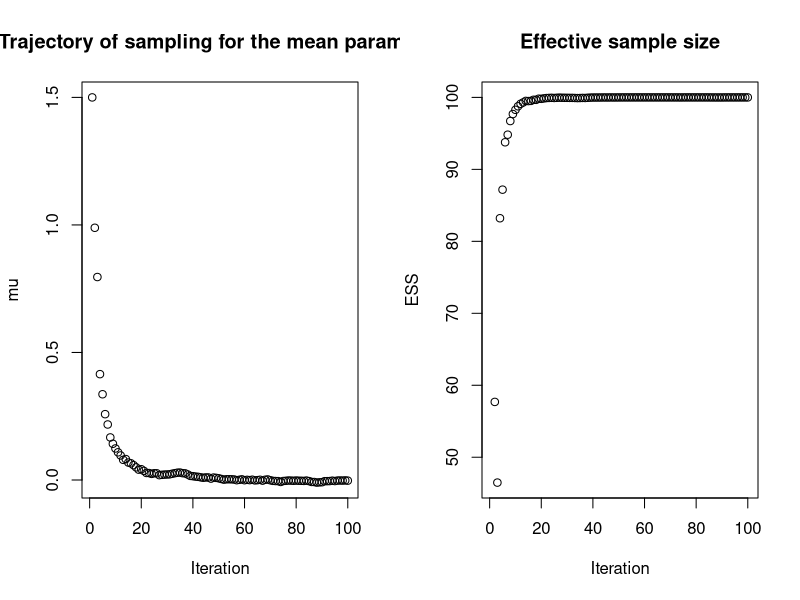

R code for this plot:
#
# Implementation of stochastic gradiant optimised adaptive importance sampling (normalised case)
# Description:
# This script implements the normalised case of  stochastic gradiant optimised adaptive importance
# sampling method based on the paper:
# "Convergence rates for optimised adaptive importance samplers" by Omer Deniz Akyildiz
# and Joaquin Miguez in Statistics and Computing Journal.
#
# Details: Algorithm 2, Stochastic gradient OAIS on page 7 of 17 of the paper.
#
# I used the following example in this script:
# target:    f(x) = ( 1/sqrt(2*pi) ) exp( -0.5 x^2 )        X ~ N(0,1)
# proposal:  g(x) = ( 1/sqrt(2*pi) ) exp( -0.5 (x-\mu)^2 )  X ~ N(\mu,1)
#



#
# Define the target distribution, f(x) standard Normal distribution.
# The function Takes x and returns p.d.f of N(0,1)
#
f = function(x){
  ( 1/sqrt(2*pi) ) * exp( -0.5*(x)^2 )
}


#
# Define the proposal function, g(x,mu) N(\mu,1)
# A function of x (sample) and mu parameter (mean)
# For any values of x and \mu, returns the p.d.f of N(\mu,1)
#
g = function(x, mu){
  (1/sqrt(2*pi)) * exp(-0.5 * (x-mu)^2 )
}


#
# Analytical gradient of the effective sample size.
#
G = function(mu){
  2*mu*exp(mu^2)
}

#
# Define a function to update the proposal at each iteration, let's call this function update_proposal.
# This function takes the sample (x) and parameter (mu) at each iteration and returns
# a new value for the parameter (mu).
#
# (Some notes on stepsize:
# the best practical suggestion is to set stepsize as \frac{1}{t} where t is the iteration number.
# Usually the range for stepsize is between \frac{1}{sqrt(t)} and \frac{1}{t}
# Anything in this ranges should work it is a matter of time for convergence.)
#
update_proposal = function(x, mu, stepsize){
  num = f(x)^2
  den = g(x,mu)^2
  temp = (mu - x) * (num / den)
  gt = mean(temp)
  new_mu = mu - gt*stepsize
  return(new_mu)
}


# Update the proposal using our analytical expression for the gradient of the effective sample size. Note that this analytical update does not require any Monte Carlo samples.
update_proposal_analytical = function(mu, stepsize){
  new_mu = mu - G(mu)*stepsize
  return(new_mu)
}

#
# Define a function to compute weights at each iteration.
# The inputs are sample (x) and parameter (mu) at each iteration.
# The ouput is a vector of weights for each observation in x.
#
compute_weights = function(x, mu){
  weights = f(x) / g(x,mu)
  return(weights)
}


sample_from_proposal = function(n, mu){
  u = rnorm(n = n, mean = mu, sd = 1)
  return(u)
}


set.seed(1)

#
# Initialize values
#

# Number of Monte Carlo samples
MC = 100

# Initial value for mu in proposal
mu = numeric(MC)
ess = numeric(MC)

mu[1] = 1.5

# let mu = 1

# Number of random sample at each iteration
N = 100

xx = sample_from_proposal(N, mu[1])

for(i in 2:MC){
  # You can change stepsize if you run into problem
  # but it should be ok with this one (William: I think so).
  mu[i]  = update_proposal(xx, mu[i-1], 0.2*(1/i)^(0.55) )
  xx     = sample_from_proposal(N, mu[i])
  temp   = mean( f(xx) / g(xx, mu[i]) )^2
  ess[i] = mean( f(xx)^2 / g(xx, mu[i])^2 )  / temp
}

par(mfrow=c(1,2))
plot(x = 1:MC, y = mu, xlab = 'Iteration', ylab = 'mu', main = 'Trajectory of sampling for the mean parameter')
plot(x = 1:MC, y = N/ess, xlab = 'Iteration', ylab = 'ESS', main = 'Effective sample size')


